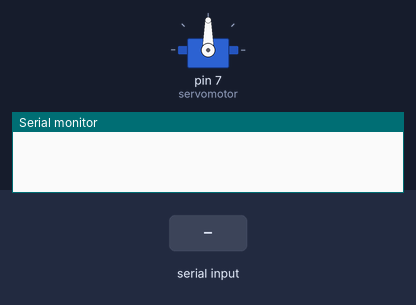
A sketch run on a simulated Arduino Uno, built with avr-gcc and run on an emulated ATmega328P. Parts: servo, the last lines printed to the serial monitor. The test bench sets the inputs (shaded band).

Above: at 1.2 s.
1.3 s: "1" received over the second serial link
At 2.1 s:
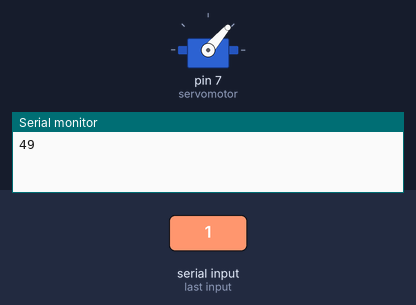
2.8 s: "0" received over the second serial link
At 3.2 s:
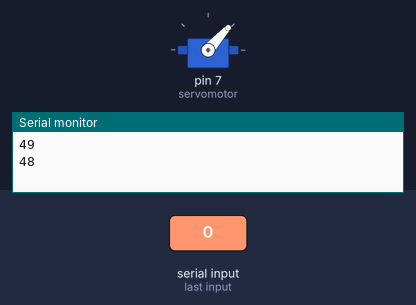
Timing chart, 0 to 5.8 s (numbered marks = the images above; inputs shaded):
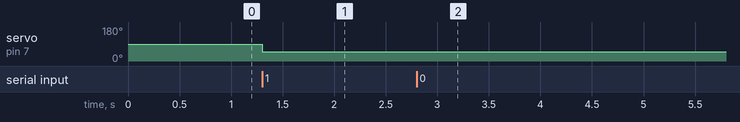

Measured:
- after the input at 1.3 s, servo on pin 7 (servomotor): 90° → 49° at once
- after the input at 2.8 s, servo on pin 7 (servomotor): 49° → 48° at once

The sketch:

8.4.5._Android_program_ile_HC-06_servo_kontrolu.ino
```cpp
#include <SoftwareSerial.h> //kütüphaneler koda eklenir.
#include <Servo.h>

Servo servomotor;  //servomotor isminde bir nesne tanımlanır.
int TXpin = 3; //Tx ve Rx pinleri tanımlanır.
int RXpin = 4;
SoftwareSerial hc06(TXpin, RXpin);  //hc06 adlı bir bluetooth nesnesi oluşturulur.

void setup()
{
servomotor.attach(7); //servomotor 7 nolu dijital pine bağlanır.
Serial.begin(9600);  // seri veri iletişimi başlatılır.
hc06.begin(9600); //hc06 modül için iletişim hızı 9600 tanımlanır.
}

void loop()
{
if(hc06.available()> 0 ) //eğer Android programdan veri girişi yapılırsa...
{
int servoaci = hc06.read();  //okunan değer servoaci isimli değişkene atanır.
Serial.println(servoaci); //okunan değer aynı zamanda seri port ekranına yazdırılır..
servomotor.write(servoaci);  //servomotorun okunan değere gitmesi sağlanır.
}
}
```
